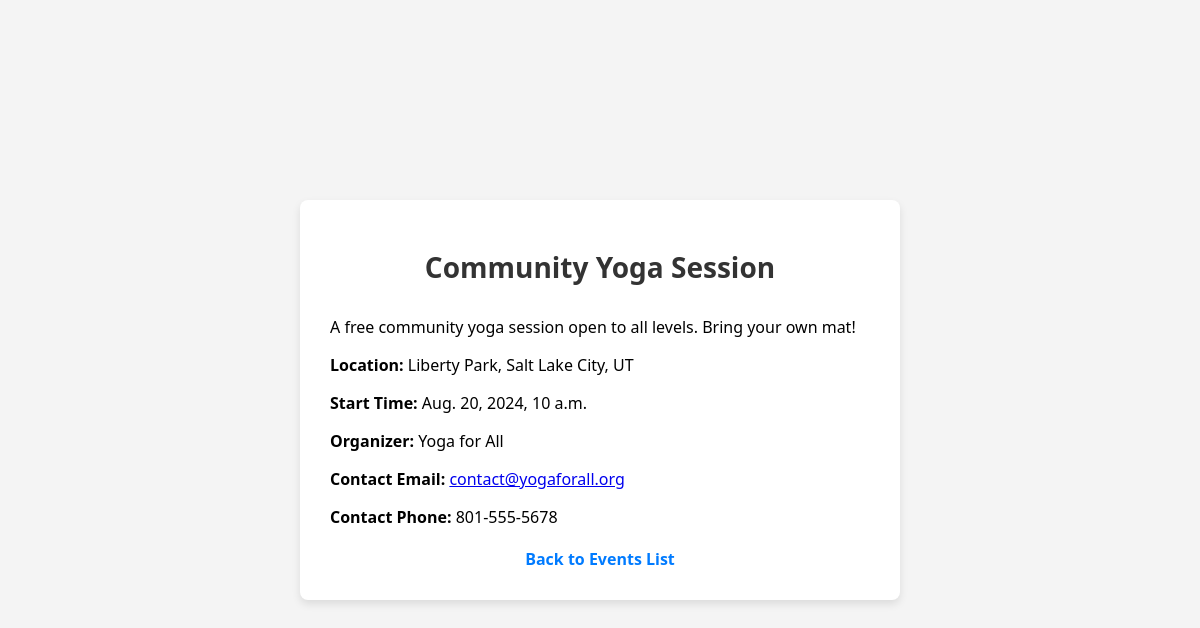
/event/2/, run on the app's committed database.
### events/models.py (models this page shows, shortened)
class Event(models.Model):
    title = models.CharField(max_length=200)
    description = models.TextField()
    location = models.CharField(max_length=200)
    start_time = models.DateTimeField(null=True, blank=True)
    end_time = models.DateTimeField(null=True, blank=True)
    organizer = models.CharField(max_length=100, blank=True)
    contact_email = models.EmailField(blank=True)
    contact_phone = models.CharField(max_length=20, blank=True)
    cost = models.DecimalField(max_digits=10, decimal_places=2, blank=True, null=True)
    tickets = models.CharField(max_length=200, blank=True, null=True)

### events/views.py (the view)
# urls.py: path('event/<int:pk>/', views.event_detail, name='event_detail'),
def event_detail(request, pk):
    event = Event.objects.get(pk=pk)
    return render(request, 'events/event_detail.html', {'event': event})

### events/templates/events/event_detail.html (shortened to what this page needs)
{% load static %}
<!DOCTYPE html>
<html>
<head>
    <link rel="stylesheet" type="text/css" href="{% static 'events/css/styles.css' %}">
</head>
<body>
    <div class="container">
        <h1>{{ event.title }}</h1>
        <div class="event-detail">
            {% if event.description %}
                <p>{{ event.description }}</p>
            {% endif %}
            {% if event.location %}
                <p><strong>Location:</strong> {{ event.location }}</p>
            {% endif %}
            {% if event.start_time %}
                <p><strong>Start Time:</strong> {{ event.start_time }}</p>
            {% endif %}
            {% if event.organizer %}
                <p><strong>Organizer:</strong> {{ event.organizer }}</p>
            {% endif %}
            {% if event.contact_email %}
                <p><strong>Contact Email:</strong> <a href="mailto:{{ event.contact_email }}">{{ event.contact_email }}</a></p>
            {% endif %}
            {% if event.contact_phone %}
                <p><strong>Contact Phone:</strong> {{ event.contact_phone }}</p>
            {% endif %}
        </div>
        <a href="{% url 'event_list' %}" class="back-link">Back to Events List</a>
    </div>
</body>
</html>

### events/static/events/css/styles.css (style rules this page uses)
body { font-family: 'Segoe UI', Tahoma, Geneva, Verdana, sans-serif; background-color: #f4f4f4; margin: 0; padding: 0; display: flex; justify-content: center; align-items: center; min-height: 100vh; }
.container { background-color: #fff; border-radius: 8px; box-shadow: 0 4px 8px rgba(0, 0, 0, 0.1); padding: 30px; max-width: 600px; width: 100%; box-sizing: border-box; }
h1 { color: #333; font-size: 28px; text-align: center; margin-bottom: 30px; font-weight: bold; }
.back-link { display: block; margin-top: 20px; text-align: center; color: #007bff; text-decoration: none; font-weight: bold; transition: color 0.2s; }

### data on the page
Event: title "Community Yoga Session", description "A free community yoga session open to all levels. Bring your own mat!", location "Liberty Park, Salt Lake City, UT", start_time "Aug. 20, 2024, 10 a.m.", organizer "Yoga for All", contact_email "contact@yogaforall.org", contact_phone "801-555-5678"
